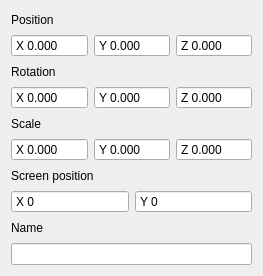
<?xml version="1.0" encoding="UTF-8"?>
<ui version="4.0">
 <class>ObjectModule</class>
 <widget class="QWidget" name="ObjectModule">
  <property name="geometry">
   <rect>
    <x>0</x>
    <y>0</y>
    <width>243</width>
    <height>276</height>
   </rect>
  </property>
  <property name="windowTitle">
   <string>Form</string>
  </property>
  <layout class="QGridLayout" name="gridLayout">
   <item row="0" column="0">
    <widget class="QFrame" name="positionFrame">
     <property name="frameShape">
      <enum>QFrame::NoFrame</enum>
     </property>
     <property name="frameShadow">
      <enum>QFrame::Raised</enum>
     </property>
     <layout class="QGridLayout" name="gridLayout_25">
      <property name="leftMargin">
       <number>0</number>
      </property>
      <property name="topMargin">
       <number>0</number>
      </property>
      <property name="rightMargin">
       <number>0</number>
      </property>
      <property name="bottomMargin">
       <number>0</number>
      </property>
      <item row="1" column="3">
       <widget class="QDoubleSpinBox" name="posZ">
        <property name="sizePolicy">
         <sizepolicy hsizetype="Preferred" vsizetype="Fixed">
          <horstretch>0</horstretch>
          <verstretch>0</verstretch>
         </sizepolicy>
        </property>
        <property name="buttonSymbols">
         <enum>QAbstractSpinBox::NoButtons</enum>
        </property>
        <property name="accelerated">
         <bool>true</bool>
        </property>
        <property name="prefix">
         <string>Z </string>
        </property>
        <property name="decimals">
         <number>3</number>
        </property>
        <property name="minimum">
         <double>-1000.000000000000000</double>
        </property>
        <property name="maximum">
         <double>1000.000000000000000</double>
        </property>
        <property name="stepType">
         <enum>QAbstractSpinBox::AdaptiveDecimalStepType</enum>
        </property>
       </widget>
      </item>
      <item row="1" column="2">
       <widget class="QDoubleSpinBox" name="posY">
        <property name="sizePolicy">
         <sizepolicy hsizetype="Preferred" vsizetype="Fixed">
          <horstretch>0</horstretch>
          <verstretch>0</verstretch>
         </sizepolicy>
        </property>
        <property name="buttonSymbols">
         <enum>QAbstractSpinBox::NoButtons</enum>
        </property>
        <property name="accelerated">
         <bool>true</bool>
        </property>
        <property name="prefix">
         <string>Y </string>
        </property>
        <property name="decimals">
         <number>3</number>
        </property>
        <property name="minimum">
         <double>-1000.000000000000000</double>
        </property>
        <property name="maximum">
         <double>1000.000000000000000</double>
        </property>
        <property name="stepType">
         <enum>QAbstractSpinBox::AdaptiveDecimalStepType</enum>
        </property>
       </widget>
      </item>
      <item row="1" column="1">
       <widget class="QDoubleSpinBox" name="posX">
        <property name="sizePolicy">
         <sizepolicy hsizetype="Preferred" vsizetype="Fixed">
          <horstretch>0</horstretch>
          <verstretch>0</verstretch>
         </sizepolicy>
        </property>
        <property name="buttonSymbols">
         <enum>QAbstractSpinBox::NoButtons</enum>
        </property>
        <property name="accelerated">
         <bool>true</bool>
        </property>
        <property name="prefix">
         <string>X </string>
        </property>
        <property name="decimals">
         <number>3</number>
        </property>
        <property name="minimum">
         <double>-1000.000000000000000</double>
        </property>
        <property name="maximum">
         <double>1000.000000000000000</double>
        </property>
        <property name="stepType">
         <enum>QAbstractSpinBox::AdaptiveDecimalStepType</enum>
        </property>
       </widget>
      </item>
      <item row="0" column="1">
       <widget class="QLabel" name="posLabel">
        <property name="text">
         <string>Position</string>
        </property>
       </widget>
      </item>
     </layout>
    </widget>
   </item>
   <item row="1" column="0">
    <widget class="QFrame" name="rotationFrame">
     <property name="frameShape">
      <enum>QFrame::NoFrame</enum>
     </property>
     <property name="frameShadow">
      <enum>QFrame::Raised</enum>
     </property>
     <layout class="QGridLayout" name="gridLayout_26">
      <property name="leftMargin">
       <number>0</number>
      </property>
      <property name="topMargin">
       <number>0</number>
      </property>
      <property name="rightMargin">
       <number>0</number>
      </property>
      <property name="bottomMargin">
       <number>0</number>
      </property>
      <item row="1" column="2">
       <widget class="QDoubleSpinBox" name="rotY">
        <property name="sizePolicy">
         <sizepolicy hsizetype="Preferred" vsizetype="Fixed">
          <horstretch>0</horstretch>
          <verstretch>0</verstretch>
         </sizepolicy>
        </property>
        <property name="buttonSymbols">
         <enum>QAbstractSpinBox::NoButtons</enum>
        </property>
        <property name="accelerated">
         <bool>true</bool>
        </property>
        <property name="prefix">
         <string>Y </string>
        </property>
        <property name="decimals">
         <number>3</number>
        </property>
        <property name="minimum">
         <double>-1000.000000000000000</double>
        </property>
        <property name="maximum">
         <double>1000.000000000000000</double>
        </property>
        <property name="stepType">
         <enum>QAbstractSpinBox::AdaptiveDecimalStepType</enum>
        </property>
       </widget>
      </item>
      <item row="1" column="3">
       <widget class="QDoubleSpinBox" name="rotZ">
        <property name="sizePolicy">
         <sizepolicy hsizetype="Preferred" vsizetype="Fixed">
          <horstretch>0</horstretch>
          <verstretch>0</verstretch>
         </sizepolicy>
        </property>
        <property name="buttonSymbols">
         <enum>QAbstractSpinBox::NoButtons</enum>
        </property>
        <property name="accelerated">
         <bool>true</bool>
        </property>
        <property name="prefix">
         <string>Z </string>
        </property>
        <property name="decimals">
         <number>3</number>
        </property>
        <property name="minimum">
         <double>-1000.000000000000000</double>
        </property>
        <property name="maximum">
         <double>1000.000000000000000</double>
        </property>
        <property name="stepType">
         <enum>QAbstractSpinBox::AdaptiveDecimalStepType</enum>
        </property>
       </widget>
      </item>
      <item row="1" column="1">
       <widget class="QDoubleSpinBox" name="rotX">
        <property name="sizePolicy">
         <sizepolicy hsizetype="Preferred" vsizetype="Fixed">
          <horstretch>0</horstretch>
          <verstretch>0</verstretch>
         </sizepolicy>
        </property>
        <property name="buttonSymbols">
         <enum>QAbstractSpinBox::NoButtons</enum>
        </property>
        <property name="accelerated">
         <bool>true</bool>
        </property>
        <property name="prefix">
         <string>X </string>
        </property>
        <property name="decimals">
         <number>3</number>
        </property>
        <property name="minimum">
         <double>-1000.000000000000000</double>
        </property>
        <property name="maximum">
         <double>1000.000000000000000</double>
        </property>
        <property name="stepType">
         <enum>QAbstractSpinBox::AdaptiveDecimalStepType</enum>
        </property>
       </widget>
      </item>
      <item row="0" column="1">
       <widget class="QLabel" name="rotationLabel">
        <property name="text">
         <string>Rotation</string>
        </property>
       </widget>
      </item>
     </layout>
    </widget>
   </item>
   <item row="2" column="0">
    <widget class="QFrame" name="scaleFrame">
     <property name="frameShape">
      <enum>QFrame::NoFrame</enum>
     </property>
     <property name="frameShadow">
      <enum>QFrame::Raised</enum>
     </property>
     <layout class="QGridLayout" name="gridLayout_22">
      <property name="leftMargin">
       <number>0</number>
      </property>
      <property name="topMargin">
       <number>0</number>
      </property>
      <property name="rightMargin">
       <number>0</number>
      </property>
      <property name="bottomMargin">
       <number>0</number>
      </property>
      <item row="1" column="3">
       <widget class="QDoubleSpinBox" name="scaleZ">
        <property name="sizePolicy">
         <sizepolicy hsizetype="Preferred" vsizetype="Fixed">
          <horstretch>0</horstretch>
          <verstretch>0</verstretch>
         </sizepolicy>
        </property>
        <property name="buttonSymbols">
         <enum>QAbstractSpinBox::NoButtons</enum>
        </property>
        <property name="accelerated">
         <bool>true</bool>
        </property>
        <property name="prefix">
         <string>Z </string>
        </property>
        <property name="decimals">
         <number>3</number>
        </property>
        <property name="minimum">
         <double>-1000.000000000000000</double>
        </property>
        <property name="maximum">
         <double>1000.000000000000000</double>
        </property>
        <property name="stepType">
         <enum>QAbstractSpinBox::AdaptiveDecimalStepType</enum>
        </property>
       </widget>
      </item>
      <item row="1" column="1">
       <widget class="QDoubleSpinBox" name="scaleX">
        <property name="sizePolicy">
         <sizepolicy hsizetype="Preferred" vsizetype="Fixed">
          <horstretch>0</horstretch>
          <verstretch>0</verstretch>
         </sizepolicy>
        </property>
        <property name="buttonSymbols">
         <enum>QAbstractSpinBox::NoButtons</enum>
        </property>
        <property name="accelerated">
         <bool>true</bool>
        </property>
        <property name="prefix">
         <string>X </string>
        </property>
        <property name="decimals">
         <number>3</number>
        </property>
        <property name="minimum">
         <double>-1000.000000000000000</double>
        </property>
        <property name="maximum">
         <double>1000.000000000000000</double>
        </property>
        <property name="stepType">
         <enum>QAbstractSpinBox::AdaptiveDecimalStepType</enum>
        </property>
       </widget>
      </item>
      <item row="1" column="2">
       <widget class="QDoubleSpinBox" name="scaleY">
        <property name="sizePolicy">
         <sizepolicy hsizetype="Preferred" vsizetype="Fixed">
          <horstretch>0</horstretch>
          <verstretch>0</verstretch>
         </sizepolicy>
        </property>
        <property name="buttonSymbols">
         <enum>QAbstractSpinBox::NoButtons</enum>
        </property>
        <property name="accelerated">
         <bool>true</bool>
        </property>
        <property name="prefix">
         <string>Y </string>
        </property>
        <property name="decimals">
         <number>3</number>
        </property>
        <property name="minimum">
         <double>-1000.000000000000000</double>
        </property>
        <property name="maximum">
         <double>1000.000000000000000</double>
        </property>
        <property name="stepType">
         <enum>QAbstractSpinBox::AdaptiveDecimalStepType</enum>
        </property>
       </widget>
      </item>
      <item row="0" column="1">
       <widget class="QLabel" name="scaleLabel">
        <property name="text">
         <string>Scale</string>
        </property>
       </widget>
      </item>
     </layout>
    </widget>
   </item>
   <item row="3" column="0">
    <widget class="QFrame" name="screenPosFrame">
     <property name="frameShape">
      <enum>QFrame::NoFrame</enum>
     </property>
     <property name="frameShadow">
      <enum>QFrame::Raised</enum>
     </property>
     <layout class="QGridLayout" name="gridLayout_23">
      <property name="leftMargin">
       <number>0</number>
      </property>
      <property name="topMargin">
       <number>0</number>
      </property>
      <property name="rightMargin">
       <number>0</number>
      </property>
      <property name="bottomMargin">
       <number>0</number>
      </property>
      <item row="1" column="2">
       <widget class="QSpinBox" name="screenPosY">
        <property name="buttonSymbols">
         <enum>QAbstractSpinBox::NoButtons</enum>
        </property>
        <property name="accelerated">
         <bool>true</bool>
        </property>
        <property name="prefix">
         <string>Y </string>
        </property>
        <property name="maximum">
         <number>10000</number>
        </property>
       </widget>
      </item>
      <item row="1" column="1">
       <widget class="QSpinBox" name="screenPosX">
        <property name="buttonSymbols">
         <enum>QAbstractSpinBox::NoButtons</enum>
        </property>
        <property name="accelerated">
         <bool>true</bool>
        </property>
        <property name="suffix">
         <string/>
        </property>
        <property name="prefix">
         <string>X </string>
        </property>
        <property name="maximum">
         <number>10000</number>
        </property>
       </widget>
      </item>
      <item row="0" column="1">
       <widget class="QLabel" name="screenPosLabel">
        <property name="text">
         <string>Screen position</string>
        </property>
       </widget>
      </item>
     </layout>
    </widget>
   </item>
   <item row="4" column="0">
    <widget class="QFrame" name="nameFrame">
     <property name="frameShape">
      <enum>QFrame::NoFrame</enum>
     </property>
     <property name="frameShadow">
      <enum>QFrame::Raised</enum>
     </property>
     <layout class="QGridLayout" name="gridLayout_24">
      <property name="leftMargin">
       <number>0</number>
      </property>
      <property name="topMargin">
       <number>0</number>
      </property>
      <property name="rightMargin">
       <number>0</number>
      </property>
      <property name="bottomMargin">
       <number>0</number>
      </property>
      <item row="0" column="0">
       <widget class="QLabel" name="nameLabel">
        <property name="text">
         <string>Name</string>
        </property>
       </widget>
      </item>
      <item row="1" column="0">
       <widget class="QLineEdit" name="nameEdit">
        <property name="sizePolicy">
         <sizepolicy hsizetype="Preferred" vsizetype="Fixed">
          <horstretch>0</horstretch>
          <verstretch>0</verstretch>
         </sizepolicy>
        </property>
        <property name="maxLength">
         <number>64</number>
        </property>
       </widget>
      </item>
     </layout>
    </widget>
   </item>
  </layout>
 </widget>
 <resources/>
 <connections/>
</ui>
